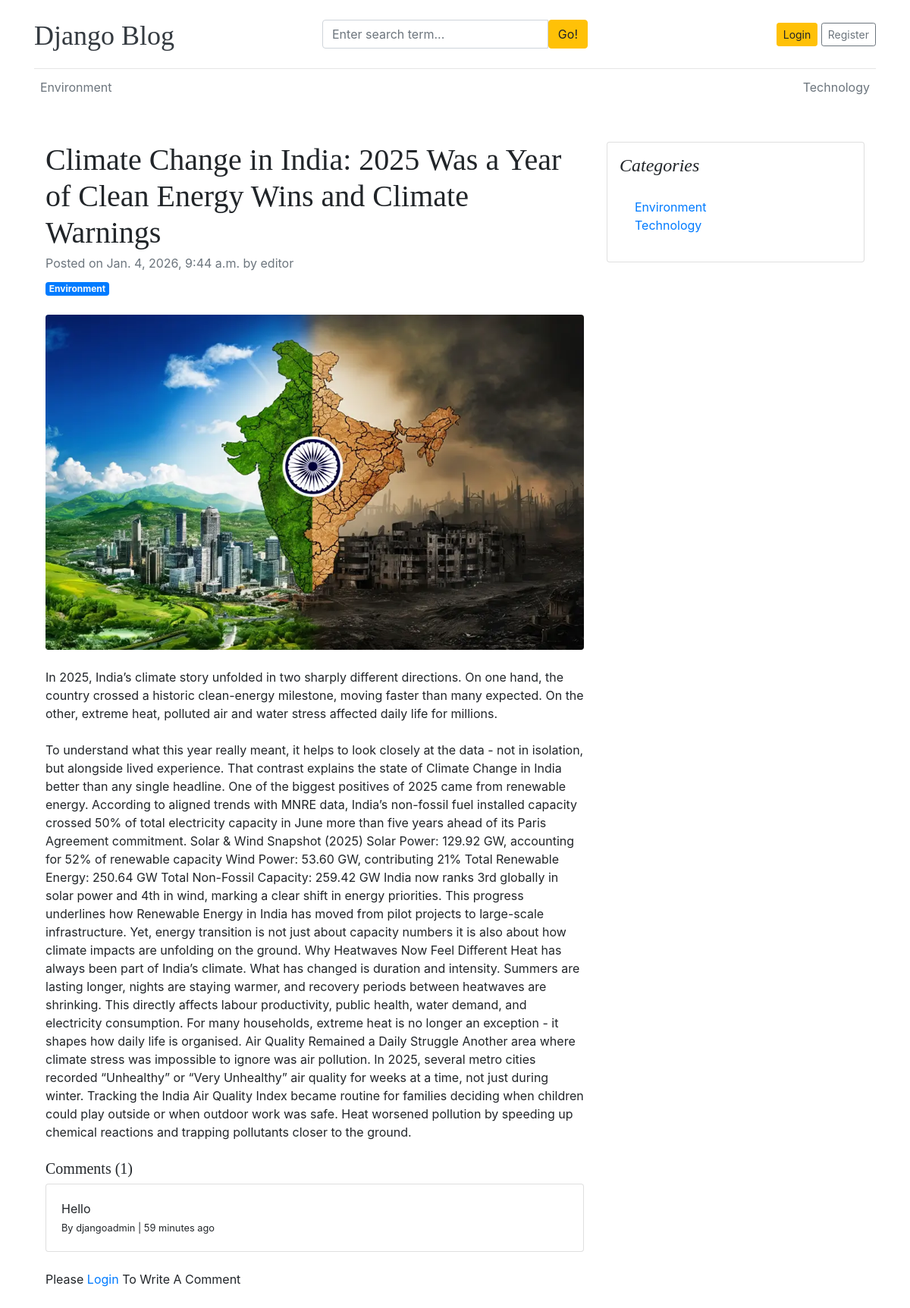
Page /blogs/climate-change-in-india-2025-was-a-year-of-clean-energy-wins-and-climate-warnings-13 on the committed database.
### blogs/models.py (models this page shows, shortened)
class Category(models.Model):
    category_name = models.CharField(max_length=50, unique=True)
    created_at = models.DateTimeField(auto_now_add=True)
    updated_at = models.DateTimeField(auto_now=True)
    class Meta:
        verbose_name_plural = 'categories'
    def __str__(self):
        return self.category_name

class Blog(models.Model):
    title = models.CharField(max_length=100)
    slug = models.SlugField(max_length=150, unique=True, blank=True)
    author = models.ForeignKey(User, on_delete=models.CASCADE)
    category = models.ForeignKey(Category, on_delete=models.CASCADE)
    featured_image = models.ImageField(upload_to='upload/%Y/%m/%d')
    short_description = models.TextField(max_length=500)
    blog_body = models.TextField(max_length=2000)
    status = models.CharField(max_length=20,choices=STATUS_CHOICES, default='Draft')
    is_featured = models.BooleanField(default=False)
    created_at = models.DateTimeField(auto_now_add=True)
    updated_at = models.DateTimeField(auto_now=True)

class Comment(models.Model):
    user = models.ForeignKey(User, on_delete=models.CASCADE)
    blog = models.ForeignKey(Blog, on_delete=models.CASCADE)
    comment = models.TextField(max_length=250)
    created_at = models.DateTimeField(auto_now_add=True)
    updated_at = models.DateTimeField(auto_now=True)
    def __str__(self):
        return self.comment

### blogs/views.py (the view, shortened to what this page needs)
# urls.py: path('blogs/<slug:slug>', BlogView.blog_page, name='blog_page'),
def blog_page(request, slug):
    single_blog = get_object_or_404(Blog, slug=slug, status='Published')
    comments = Comment.objects.filter(blog=single_blog)
    comment_count = comments.count()
    context={
        'single_blog':single_blog,
        'comments':comments,
        'comment_count':comment_count
    }
    return render(request, 'blog.html', context)

### blogs/context_processors.py (called while the page is built)
def get_categories(request):
    categories = Category.objects.all()
    return dict(categories=categories)

### templates/blog.html
{%extends 'base.html'%}
{%block content%}
<div class="container mt-5">
    <div class="row">
        <div class="col-lg-8">
            <article>
                <header class="mb-4">
                    <h1 class="fw-bolder mb-1">{{single_blog.title}}</h1>
                    <div class="text-muted fst-italic mb-2">Posted on {{single_blog.created_at}} by {{single_blog.author}}</div>
                    <a class="badge bg-primary text-decoration-none text-light">{{single_blog.category}}</a>
                </header>
                <figure class="mb-4"><img class="img-fluid rounded" src="{{single_blog.featured_image.url}}" alt="..." /></figure>
                <section class="mb-5">
                    <p class="fs-5 mb-4">{{single_blog.short_description}}</p>
                    <p class="fs-5 mb-4">{{single_blog.blog_body}}</p>
                    <h5>Comments ({{comment_count}})</h5>
                    {% if comments %}
                        {%for comment in comments%}
                            <div class='card'>
                                <div class='card-body'>
                                    <p class ='card-text mb-0'>{{comment}}</p>
                                    <small>By {{comment.user}} | {{comment.created_at | timesince}} ago</small>
                                </div>
                            </div>
                        {%endfor%}
                    {%else%}
                        <p>No Comments</p>
                    {%endif%}
                    <br>
                    {% if user.is_authenticated%}
                    <div class='form-group'>
                        <form action='' method='POST'>
                            {% csrf_token %}
                            <div class="form-group">
                                <label for="Comment">Write your comment:</label>
                                <textarea class="form-control" name="comment" rows="3"></textarea>
                                <input type='submit' value='Submit' class='btn btn-primary mt-2'>
                            </div>
                        </form>
                    </div>
                    {%else%}
                    <p>Please <span><a href="{%url 'login'%}">Login</a></span> To Write A Comment</p>
                    {%endif%}
                    </section>
            </article>
        </div>
        <div class="col-lg-4">
            <div class="card mb-4 p-3">
                <h4 class="font-italic">Categories</h4>
                <div class="card-body">
                    <div class="row">
                        <div class="col-sm-6">
                            {%for cat in categories%}
                            <ul class="list-unstyled mb-0">
                                <li><a href="{%url 'posts_by_category' cat.id%}">{{cat.category_name}}</a></li>
                            </ul>
                            {%endfor%}
                        </div>
                    </div>
                </div>
            </div>
        </div>
    </div>
</div>
{%endblock%}

### templates/base.html (shortened to what this page needs)
{% load static %}
<!DOCTYPE html>
<html lang="en">
<head>
    <link href="https://getbootstrap.com/docs/4.0/dist/css/bootstrap.min.css" rel="stylesheet">
    <link href="{% static 'css/blog.css' %}" rel="stylesheet">
    <link rel="stylesheet" href="https://cdnjs.cloudflare.com/ajax/libs/font-awesome/4.7.0/css/font-awesome.min.css">
  </head>
<body>
    <div class="container">
      <header class="blog-header py-3">
        <div class="row flex-nowrap justify-content-between align-items-center">
          <div class="col-4 pt-1">
            <a class="blog-header-logo text-dark" href="/">Django Blog</a>
          </div>
          <div class='col-4'>
            <form action="{% url 'search' %}" method="GET">
              <div class="input-group">
                        <input class="form-control" type="text" name="keyword" value= "{{keyword}}" placeholder="Enter search term..." aria-label="Enter search term..." aria-describedby="button-search" />
                        <button type="submit" class="btn btn-warning" id="button-search" type="button">Go!</button>
                </div>
            </form>
          </div>
          <div class="col-4 d-flex justify-content-end align-items-center">
            {% if not user.is_authenticated%}
            <a class="btn btn-sm btn-warning" href="{%url 'login'%}">Login</a> &nbsp;
            <a class="btn btn-sm btn-outline-secondary" href="{%url 'register'%}">Register</a>
            {%else%}
            <span><a href="{%url 'dashboard'%}">Dashboard</a></span>
            &emsp;
            <span><a href="{%url 'logout'%}">Logout</a></span>
            {%endif%}
          </div>
        </div>
      </header>
      <div class="nav-scroller py-1 mb-2">
        <nav class="nav d-flex justify-content-between">
          {% for cat in categories %}
          <a class="p-2 text-muted" href="{%url 'posts_by_category' cat.id%}">{{cat.category_name}}</a>
          {%endfor%}
        </nav>
      </div>
{% block content %}
{% endblock  %}

### blog_main/static/css/blog.css (style rules this page uses)
.blog-header { border-bottom: 1px solid #e5e5e5; }
.blog-header-logo { font-family: "Playfair Display", Georgia, "Times New Roman", serif; font-size: 2.25rem; }
h1, h2, h3, h4, h5, h6 { font-family: "Playfair Display", Georgia, "Times New Roman", serif; }

### rows in the picture
Category: category_name "Environment"
Category: category_name "Technology"
Blog: title "Climate Change in India: 2025 Was a Year of Clean Energy Wins and Climate Warnings", created_at "Jan. 4, 2026, 9:44 a.m.", author "editor", category "Environment", featured_image (picture), short_description "In 2025, India’s climate story unfolded in two sharply different directions. On one hand, the country crossed a historic clean-energy milestone, moving faster than many expected. On the other, extreme heat, polluted air and water stress affected daily life for millions.", blog_body "To understand what this year really meant, it helps to look closely at the data - not in isolation, but alongside lived experience. That contrast explains the state of Climate Change in India better than any single headline. One of the biggest positives of 2025 came from renewable energy. According to aligned trends with MNRE data, India’s non-fossil fuel installed capacity crossed 50% of total electricity capacity in June more than five years ahead of its Paris Agreement commitment. Solar & Wind Snapshot (2025) Solar Power: 129.92 GW, accounting for 52% of renewable capacity Wind Power: 53.60 GW, contributing 21% Total Renewable Energy: 250.64 GW Total Non-Fossil Capacity: 259.42 GW India…"
Comment: comment "Hello", user "djangoadmin", created_at "59 minutes"

### other values in the picture
{{ comment_count }} "1"
